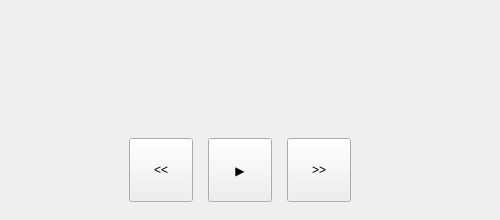
<?xml version="1.0" encoding="UTF-8"?>
<ui version="4.0">
 <class>MusicBar</class>
 <widget class="QWidget" name="MusicBar">
  <property name="geometry">
   <rect>
    <x>0</x>
    <y>0</y>
    <width>500</width>
    <height>220</height>
   </rect>
  </property>
  <property name="windowTitle">
   <string>Form</string>
  </property>
  <widget class="QWidget" name="verticalLayoutWidget">
   <property name="geometry">
    <rect>
     <x>120</x>
     <y>10</y>
     <width>241</width>
     <height>194</height>
    </rect>
   </property>
   <layout class="QVBoxLayout" name="verticalLayout">
    <item>
     <widget class="QWidget" name="waveContainer" native="true">
      <property name="enabled">
       <bool>true</bool>
      </property>
      <property name="minimumSize">
       <size>
        <width>0</width>
        <height>120</height>
       </size>
      </property>
      <property name="maximumSize">
       <size>
        <width>16777215</width>
        <height>120</height>
       </size>
      </property>
     </widget>
    </item>
    <item>
     <layout class="QHBoxLayout" name="horizontalLayout">
      <item>
       <widget class="QToolButton" name="btnPrev">
        <property name="minimumSize">
         <size>
          <width>64</width>
          <height>64</height>
         </size>
        </property>
        <property name="text">
         <string>&lt;&lt;</string>
        </property>
       </widget>
      </item>
      <item>
       <widget class="QToolButton" name="btnPlay">
        <property name="minimumSize">
         <size>
          <width>64</width>
          <height>64</height>
         </size>
        </property>
        <property name="text">
         <string>▶</string>
        </property>
       </widget>
      </item>
      <item>
       <widget class="QToolButton" name="btnNext">
        <property name="minimumSize">
         <size>
          <width>64</width>
          <height>64</height>
         </size>
        </property>
        <property name="text">
         <string>&gt;&gt;</string>
        </property>
       </widget>
      </item>
     </layout>
    </item>
   </layout>
  </widget>
 </widget>
 <resources/>
 <connections/>
</ui>
